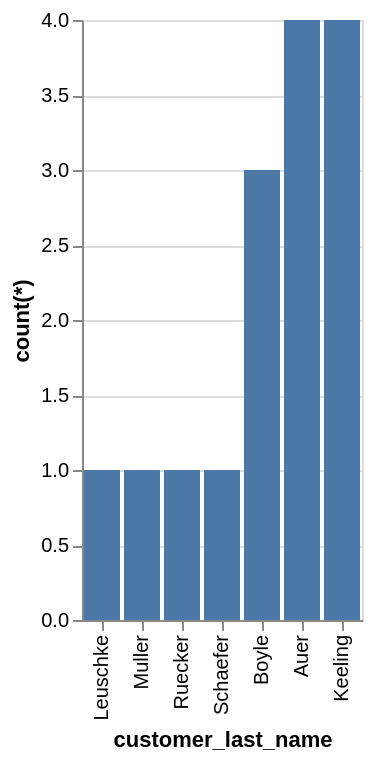

Vega-Lite specification stored for this chart:
### Vega-Lite specification from a JSON file in a GitHub repository (floating-point values rounded to 4 significant figures)
{"data": {"values": [{"x_data": "Leuschke", "y_data": 1}, {"x_data": "Muller", "y_data": 1}, {"x_data": "Ruecker", "y_data": 1}, {"x_data": "Schaefer", "y_data": 1}, {"x_data": "Boyle", "y_data": 3}, {"x_data": "Auer", "y_data": 4}, {"x_data": "Keeling", "y_data": 4}]}, "mark": "bar", "encoding": {"x": {"field": "x_data", "type": "nominal", "title": "customer_last_name", "sort": {"op": "sum", "field": "y_data", "order": "ascending"}}, "y": {"field": "y_data", "type": "quantitative", "title": "count(*)"}}}
